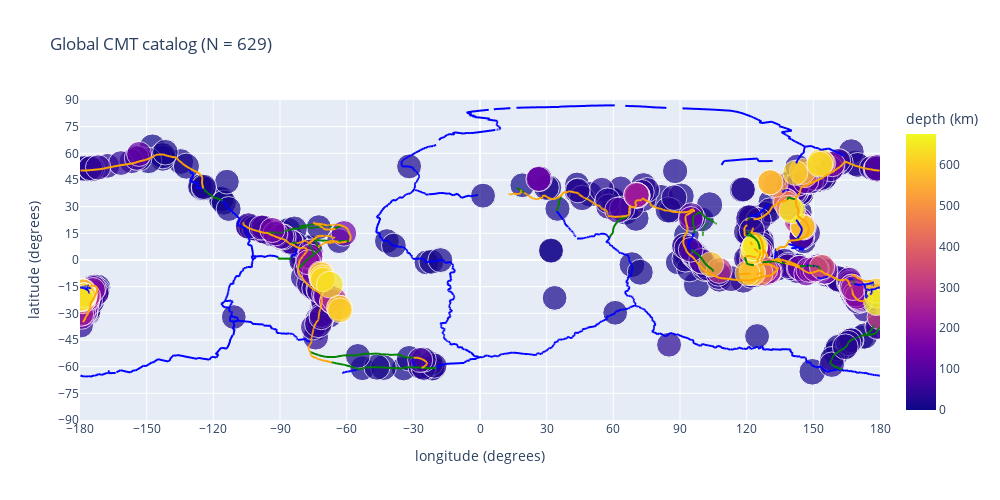

The notebook cell saved with this chart:
### Code cell
# Filter to improve readablility
Mw_min    = 7                                 # Moment magnitude
Mw_max    = 10                                # Moment magnitude
depth_min = 0                                # minimum depth in km
depth_max = 6400                              # maximum depth in km
datetime_min = '0015-01-01 00:00:00.000000'   # 'yyyy-mm-dd hh:mm:ss.SSSSSS'
datetime_max = '2050-01-01 00:00:00.000000'   # 'yyyy-mm-dd hh:mm:ss.SSSSSS'

# Don't change these two statements
mask = (cmt_cat['centroid.MW'] >= Mw_min) & (cmt_cat['centroid.MW'] <= Mw_max) & (cmt_cat['ep.depth'] >= depth_min) & (cmt_cat['ep.depth'] <= depth_max) & (cmt_cat['ep.timestamp'] >= datetime_min) & (cmt_cat['ep.timestamp'] <= datetime_max)
plot_earthquake_map(cmt_cat[mask])

### Figure 1 — Plotly figure (JSON) as saved in the notebook; plotly's stock layout.template omitted (floating-point values rounded to 4 significant figures; data arrays with more than 128 entries replaced by an {"elided": "..."} marker saying what was removed)
{"data": [{"hovertemplate": "x=%{x}<br>y=%{y}<extra></extra>", "legendgroup": "", "line": {"color": "blue", "dash": "solid"}, "marker": {"symbol": "circle"}, "mode": "lines", "name": "", "showlegend": false, "type": "scattergl", "x": {"elided": "6076 float values"}, "xaxis": "x", "y": {"elided": "6076 float values"}, "yaxis": "y"}, {"hovertemplate": "x=%{x}<br>y=%{y}<extra></extra>", "legendgroup": "", "line": {"color": "green", "dash": "solid"}, "marker": {"symbol": "circle"}, "mode": "lines", "name": "", "showlegend": false, "type": "scattergl", "x": {"elided": "7870 float values"}, "xaxis": "x", "y": {"elided": "7870 float values"}, "yaxis": "y"}, {"hovertemplate": "x=%{x}<br>y=%{y}<extra></extra>", "legendgroup": "", "line": {"color": "orange", "dash": "solid"}, "marker": {"symbol": "circle"}, "mode": "lines", "name": "", "showlegend": false, "type": "scattergl", "x": {"elided": "5928 float values"}, "xaxis": "x", "y": {"elided": "5928 float values"}, "yaxis": "y"}, {"customdata": {"elided": "629x1 str values"}, "hovertemplate": "longitude (degrees)=%{x}<br>latitude (degrees)=%{y}<br>Mw=%{marker.size}<br>origin time=%{customdata[0]}<br>depth (km)=%{marker.color}<extra></extra>", "legendgroup": "", "marker": {"color": {"elided": "629 float values"}, "coloraxis": "coloraxis", "size": {"elided": "629 float values"}, "sizemode": "area", "sizeref": 0.02275, "symbol": "circle"}, "mode": "markers", "name": "", "orientation": "v", "showlegend": false, "type": "scatter", "x": {"elided": "629 float values"}, "xaxis": "x", "y": {"elided": "629 float values"}, "yaxis": "y"}], "layout": {"coloraxis": {"colorbar": {"title": {"text": "depth (km)"}}, "colorscale": [[0, "#0d0887"], [0.1111, "#46039f"], [0.2222, "#7201a8"], [0.3333, "#9c179e"], [0.4444, "#bd3786"], [0.5556, "#d8576b"], [0.6667, "#ed7953"], [0.7778, "#fb9f3a"], [0.8889, "#fdca26"], [1, "#f0f921"]]}, "height": 500, "legend": {"itemsizing": "constant", "tracegroupgap": 0}, "title": {"text": "Global CMT catalog (N = 629)"}, "width": 1000, "xaxis": {"anchor": "y", "domain": [0, 1], "range": [-180, 180], "tickvals": [-180, -150, -120, -90, -60, -30, 0, 30, 60, 90, 120, 150, 180], "title": {"text": "longitude (degrees)"}, "type": "linear"}, "yaxis": {"anchor": "x", "domain": [0, 1], "range": [-90, 90], "tickvals": [-90, -75, -60, -45, -30, -15, 0, 15, 30, 45, 60, 75, 90], "title": {"text": "latitude (degrees)"}, "type": "linear"}}}
